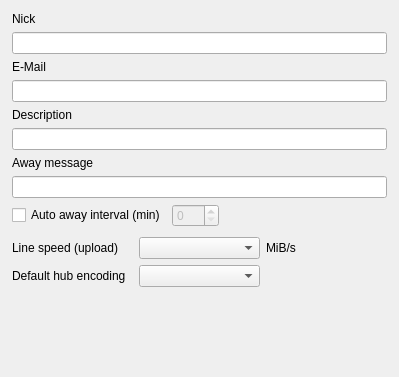
<?xml version="1.0" encoding="UTF-8"?>
<ui version="4.0">
 <class>UISettingsPersonal</class>
 <widget class="QWidget" name="UISettingsPersonal">
  <property name="geometry">
   <rect>
    <x>0</x>
    <y>0</y>
    <width>399</width>
    <height>377</height>
   </rect>
  </property>
  <property name="sizePolicy">
   <sizepolicy hsizetype="Preferred" vsizetype="Preferred">
    <horstretch>0</horstretch>
    <verstretch>0</verstretch>
   </sizepolicy>
  </property>
  <property name="windowTitle">
   <string notr="true"/>
  </property>
  <layout class="QVBoxLayout" name="verticalLayout">
   <property name="leftMargin">
    <number>12</number>
   </property>
   <property name="topMargin">
    <number>12</number>
   </property>
   <property name="rightMargin">
    <number>12</number>
   </property>
   <property name="bottomMargin">
    <number>12</number>
   </property>
   <property name="spacing">
    <number>10</number>
   </property>
   <item>
    <widget class="QFrame" name="frame">
     <property name="frameShape">
      <enum>QFrame::NoFrame</enum>
     </property>
     <property name="frameShadow">
      <enum>QFrame::Raised</enum>
     </property>
     <layout class="QGridLayout" name="gridLayout_2">
      <property name="leftMargin">
       <number>0</number>
      </property>
      <property name="topMargin">
       <number>0</number>
      </property>
      <property name="rightMargin">
       <number>0</number>
      </property>
      <property name="bottomMargin">
       <number>0</number>
      </property>
      <item row="5" column="0" colspan="4">
       <widget class="LineEdit" name="lineEdit_DESC">
        <property name="toolTip">
         <string>This description will show in the user list.
It can be overridden on a per-hub basis in the Favorite Hub Properties.</string>
        </property>
       </widget>
      </item>
      <item row="8" column="0" colspan="4">
       <widget class="LineEdit" name="lineEdit_AWAYMSG">
        <property name="toolTip">
         <string>If you are in away mode, this message will be sent to everybody
who sends private message to you.</string>
        </property>
       </widget>
      </item>
      <item row="0" column="0" colspan="4">
       <widget class="QLabel" name="label">
        <property name="text">
         <string>Nick</string>
        </property>
       </widget>
      </item>
      <item row="1" column="0" colspan="4">
       <widget class="LineEdit" name="lineEdit_NICK">
        <property name="toolTip">
         <string>This nickname, or handle, will identify you when you join a hub.
It can be overridden on a per-hub basis in the Favorite Hub Properties.</string>
        </property>
       </widget>
      </item>
      <item row="2" column="0" colspan="4">
       <widget class="QLabel" name="label_2">
        <property name="text">
         <string>E-Mail</string>
        </property>
       </widget>
      </item>
      <item row="4" column="0" colspan="4">
       <widget class="QLabel" name="label_3">
        <property name="text">
         <string>Description</string>
        </property>
       </widget>
      </item>
      <item row="6" column="0" colspan="4">
       <widget class="QLabel" name="label_4">
        <property name="text">
         <string>Away message</string>
        </property>
       </widget>
      </item>
      <item row="9" column="0">
       <widget class="QCheckBox" name="checkBox_AUTOAWAY">
        <property name="text">
         <string>Auto away interval (min)</string>
        </property>
       </widget>
      </item>
      <item row="9" column="2">
       <spacer name="horizontalSpacer">
        <property name="orientation">
         <enum>Qt::Horizontal</enum>
        </property>
        <property name="sizeHint" stdset="0">
         <size>
          <width>40</width>
          <height>20</height>
         </size>
        </property>
       </spacer>
      </item>
      <item row="3" column="0" colspan="4">
       <widget class="LineEdit" name="lineEdit_EMAIL">
        <property name="toolTip">
         <string>This field is for sharing your email address, if you wish it.</string>
        </property>
       </widget>
      </item>
      <item row="9" column="1">
       <widget class="QSpinBox" name="spinBox">
        <property name="enabled">
         <bool>false</bool>
        </property>
        <property name="maximum">
         <number>180</number>
        </property>
        <property name="singleStep">
         <number>5</number>
        </property>
       </widget>
      </item>
     </layout>
    </widget>
   </item>
   <item>
    <widget class="QFrame" name="frame_2">
     <property name="frameShape">
      <enum>QFrame::NoFrame</enum>
     </property>
     <property name="frameShadow">
      <enum>QFrame::Raised</enum>
     </property>
     <layout class="QGridLayout" name="gridLayout">
      <property name="leftMargin">
       <number>0</number>
      </property>
      <property name="topMargin">
       <number>0</number>
      </property>
      <property name="rightMargin">
       <number>0</number>
      </property>
      <property name="bottomMargin">
       <number>0</number>
      </property>
      <item row="0" column="0">
       <widget class="QLabel" name="label_5">
        <property name="sizePolicy">
         <sizepolicy hsizetype="Preferred" vsizetype="Preferred">
          <horstretch>0</horstretch>
          <verstretch>0</verstretch>
         </sizepolicy>
        </property>
        <property name="text">
         <string>Line speed (upload)</string>
        </property>
        <property name="alignment">
         <set>Qt::AlignLeft|Qt::AlignVCenter</set>
        </property>
        <property name="wordWrap">
         <bool>true</bool>
        </property>
       </widget>
      </item>
      <item row="0" column="1">
       <widget class="QComboBox" name="comboBox_SPEED">
        <property name="sizePolicy">
         <sizepolicy hsizetype="Minimum" vsizetype="Fixed">
          <horstretch>0</horstretch>
          <verstretch>0</verstretch>
         </sizepolicy>
        </property>
        <property name="toolTip">
         <string>This drop-down contains a number of common upload speeds (in MiB/s),
please choose the one closest to your own.
Do not put in your download speed; this setting is a measure
of how fast a source you are likely to be for other users.</string>
        </property>
       </widget>
      </item>
      <item row="0" column="2">
       <widget class="QLabel" name="label_7">
        <property name="sizePolicy">
         <sizepolicy hsizetype="Minimum" vsizetype="Preferred">
          <horstretch>0</horstretch>
          <verstretch>0</verstretch>
         </sizepolicy>
        </property>
        <property name="text">
         <string>MiB/s</string>
        </property>
       </widget>
      </item>
      <item row="1" column="0">
       <widget class="QLabel" name="label_6">
        <property name="sizePolicy">
         <sizepolicy hsizetype="Preferred" vsizetype="Preferred">
          <horstretch>0</horstretch>
          <verstretch>0</verstretch>
         </sizepolicy>
        </property>
        <property name="text">
         <string>Default hub encoding</string>
        </property>
        <property name="alignment">
         <set>Qt::AlignLeft|Qt::AlignVCenter</set>
        </property>
        <property name="wordWrap">
         <bool>true</bool>
        </property>
       </widget>
      </item>
      <item row="1" column="1">
       <widget class="QComboBox" name="comboBox_ENC">
        <property name="sizePolicy">
         <sizepolicy hsizetype="Minimum" vsizetype="Fixed">
          <horstretch>0</horstretch>
          <verstretch>0</verstretch>
         </sizepolicy>
        </property>
       </widget>
      </item>
     </layout>
    </widget>
   </item>
   <item>
    <spacer name="verticalSpacer">
     <property name="orientation">
      <enum>Qt::Vertical</enum>
     </property>
     <property name="sizeHint" stdset="0">
      <size>
       <width>20</width>
       <height>0</height>
      </size>
     </property>
    </spacer>
   </item>
  </layout>
 </widget>
 <customwidgets>
  <customwidget>
   <class>LineEdit</class>
   <extends>QLineEdit</extends>
   <header>LineEdit.h</header>
  </customwidget>
 </customwidgets>
 <resources/>
 <connections>
  <connection>
   <sender>checkBox_AUTOAWAY</sender>
   <signal>toggled(bool)</signal>
   <receiver>spinBox</receiver>
   <slot>setEnabled(bool)</slot>
   <hints>
    <hint type="sourcelabel">
     <x>69</x>
     <y>202</y>
    </hint>
    <hint type="destinationlabel">
     <x>393</x>
     <y>198</y>
    </hint>
   </hints>
  </connection>
 </connections>
</ui>
